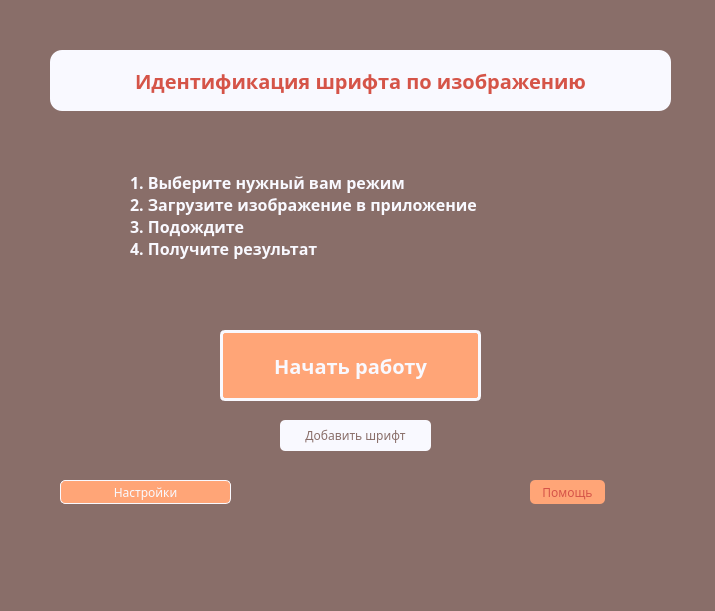
<?xml version="1.0" encoding="UTF-8"?>
<ui version="4.0">
 <class>MainWindow</class>
 <widget class="QMainWindow" name="MainWindow">
  <property name="geometry">
   <rect>
    <x>0</x>
    <y>0</y>
    <width>715</width>
    <height>611</height>
   </rect>
  </property>
  <property name="windowTitle">
   <string>MainWindow</string>
  </property>
  <property name="styleSheet">
   <string notr="true">background-color: #896e69;</string>
  </property>
  <widget class="QWidget" name="centralwidget">
   <property name="styleSheet">
    <string notr="true">background-color: #896e69;</string>
   </property>
   <widget class="QLabel" name="label">
    <property name="geometry">
     <rect>
      <x>50</x>
      <y>50</y>
      <width>621</width>
      <height>61</height>
     </rect>
    </property>
    <property name="font">
     <font>
      <family>Segoe Script</family>
      <pointsize>15</pointsize>
      <weight>75</weight>
      <italic>false</italic>
      <bold>true</bold>
     </font>
    </property>
    <property name="styleSheet">
     <string notr="true">background-color: #f9f9ff;color:#d55448;border-radius: 12px</string>
    </property>
    <property name="text">
     <string>Идентификация шрифта по изображению</string>
    </property>
    <property name="alignment">
     <set>Qt::AlignCenter</set>
    </property>
   </widget>
   <widget class="QLabel" name="label_2">
    <property name="geometry">
     <rect>
      <x>130</x>
      <y>130</y>
      <width>421</width>
      <height>171</height>
     </rect>
    </property>
    <property name="font">
     <font>
      <family>Segoe Print</family>
      <pointsize>12</pointsize>
      <weight>75</weight>
      <bold>true</bold>
     </font>
    </property>
    <property name="styleSheet">
     <string notr="true">color: #f9f9ff;</string>
    </property>
    <property name="text">
     <string>1. Выберите нужный вам режим
2. Загрузите изображение в приложение
3. Подождите
4. Получите результат</string>
    </property>
   </widget>
   <widget class="QPushButton" name="pushButton">
    <property name="geometry">
     <rect>
      <x>220</x>
      <y>330</y>
      <width>261</width>
      <height>71</height>
     </rect>
    </property>
    <property name="font">
     <font>
      <family>Segoe Print</family>
      <pointsize>15</pointsize>
      <weight>75</weight>
      <bold>true</bold>
      <stylestrategy>PreferDefault</stylestrategy>
     </font>
    </property>
    <property name="styleSheet">
     <string notr="true">background-color:#ffa577;color: #f9f9ff; border-color: #f9f9ff;border-width: 3px;border-style: solid;border-radius:5px;</string>
    </property>
    <property name="text">
     <string>Начать работу</string>
    </property>
   </widget>
   <widget class="QPushButton" name="pushButton_2">
    <property name="geometry">
     <rect>
      <x>280</x>
      <y>420</y>
      <width>151</width>
      <height>31</height>
     </rect>
    </property>
    <property name="font">
     <font>
      <family>Segoe Print</family>
     </font>
    </property>
    <property name="styleSheet">
     <string notr="true">color: #896e69;background-color: #f9f9ff;border-radius: 5px;</string>
    </property>
    <property name="text">
     <string>Добавить шрифт</string>
    </property>
   </widget>
   <widget class="QPushButton" name="pushButton_3">
    <property name="geometry">
     <rect>
      <x>530</x>
      <y>480</y>
      <width>75</width>
      <height>24</height>
     </rect>
    </property>
    <property name="font">
     <font>
      <family>Segoe Print</family>
     </font>
    </property>
    <property name="styleSheet">
     <string notr="true">background-color: #ffa577;color:#d55448;border-radius: 5px;</string>
    </property>
    <property name="text">
     <string>Помощь</string>
    </property>
   </widget>
   <widget class="QPushButton" name="pushButton_4">
    <property name="geometry">
     <rect>
      <x>60</x>
      <y>480</y>
      <width>171</width>
      <height>24</height>
     </rect>
    </property>
    <property name="font">
     <font>
      <family>Segoe Print</family>
     </font>
    </property>
    <property name="styleSheet">
     <string notr="true">background-color:#ffa577;color: #f9f9ff; border-color: #f9f9ff;border-width: 1px;border-style: solid;border-radius:5px;</string>
    </property>
    <property name="text">
     <string>Настройки</string>
    </property>
   </widget>
  </widget>
  <widget class="QMenuBar" name="menubar">
   <property name="geometry">
    <rect>
     <x>0</x>
     <y>0</y>
     <width>715</width>
     <height>21</height>
    </rect>
   </property>
  </widget>
  <widget class="QStatusBar" name="statusbar"/>
 </widget>
 <resources/>
 <connections/>
</ui>
